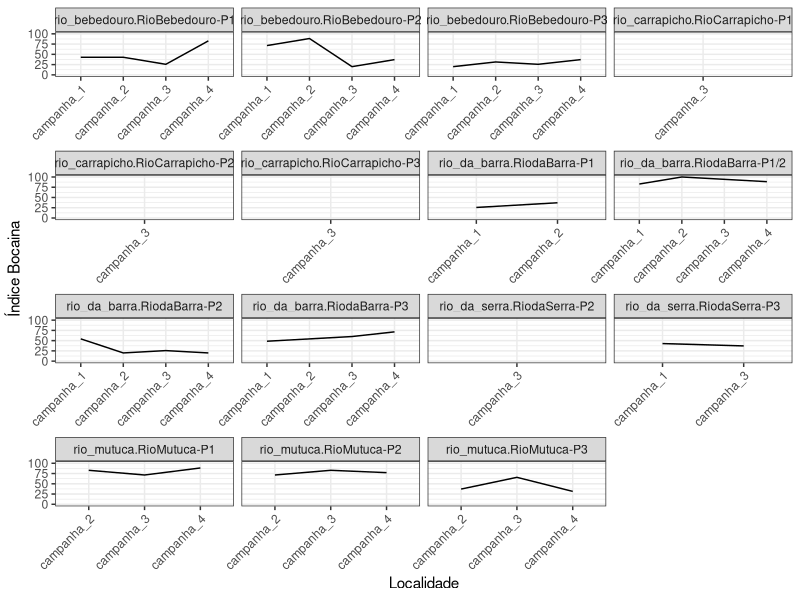
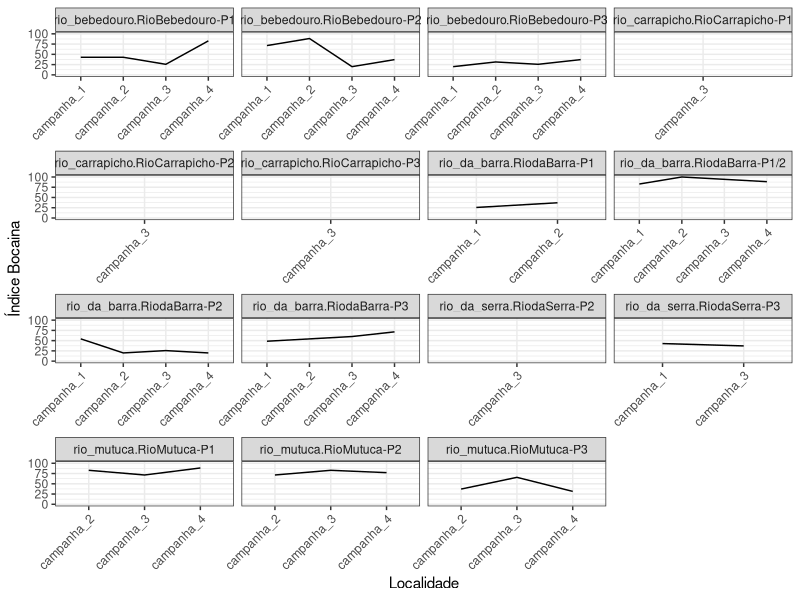

R code for these plots, in order:
library(tidyverse)



################################## Configurações ###############################
set.seed(1994)
pontos_referencia <- c("RiodaBarra-P1/2", "RioMutuca-P1")
pontos_impactado <- c("RiodaBarra-P2", "RioMutuca-P3")

metodos_de_amostragem <- c("D Net")
vetor_respostas <- c(
  "aspt", "bmwp", "razao_ept_chironomidae", "relativo_odonata", 
  "relativo_trichoptera", 
  "riqueza_familias_ephemeroptera", 
  "riqueza_familias_trichoptera")

nota_maxima <- length(vetor_respostas) * 5

# Pastas de figuras
pasta_figuras <- "figuras/indice_multimetrico"
if (!dir.exists(pasta_figuras)) {
  dir.create(pasta_figuras, recursive = TRUE)
}

# Pasta de tabelas
pasta_tabelas <- "tabelas/indice_multimetrico"
if (!dir.exists(pasta_tabelas)) {
  dir.create(pasta_tabelas, recursive = TRUE)
}

################################## Carregar dados ##############################
indices_df <- read_csv("dados/processado/matriz_indices_imaturos_piata.csv")


############################## Pre-processamento ###############################
# Adicionar coluna de impacto
indices_df <- indices_df %>%
  mutate(
    impacto = case_when(
      locality_name %in% pontos_referencia ~ "referencia",
      locality_name %in% pontos_impactado ~ "impactado",
      TRUE ~ "desconsiderado"
    )
  ) 

dados_filtrados <- indices_df %>%
  filter(impacto != "desconsiderado") %>%
  filter(method %in% metodos_de_amostragem) %>%
  mutate(
    impacto = as.factor(impacto),
    method = as.factor(method)
  )



############################### Detectando limiares ############################
estatisticas_df <- data.frame()


for (i in vetor_respostas) {
  print(paste("Analisando índice:", i))
  
  estatisticas <- dados_filtrados %>%
    filter(impacto == "referencia") %>%
    mutate(
      minimo = min(.data[[i]]),
      quartil_25 = quantile(.data[[i]], 0.25, na.rm = TRUE),
      quartil_50 = quantile(.data[[i]], 0.50, na.rm = TRUE),
      quartil_75 = quantile(.data[[i]], 0.75, na.rm = TRUE),
      maximo = max(.data[[i]]),
      metade = quartil_25 / 2
      ) %>%
    mutate(metrica = i) %>%
    select(
      metrica, quartil_25, quartil_50, quartil_75, maximo, minimo, metade
    ) %>%
    group_by(metrica) %>%
    summarise_if(is.numeric, mean, na.rm = TRUE)

  estatisticas_df <- rbind(estatisticas_df, estatisticas)
}

write_csv(
  estatisticas_df,
  file.path(pasta_tabelas, "limiares_indices_imaturos_piata.csv")
)
############################### Aplicando a taela completa #####################
statisticas_df_limpa <- estatisticas_df %>%
  select(metrica, quartil_25, metade)

indices_rebalanceados_df <- indices_df %>%
  filter(method %in% metodos_de_amostragem) %>%
  select(campanha, rio, locality_name, vetor_respostas) %>%
  pivot_longer(
    cols = all_of(vetor_respostas),
    names_to = "metrica",
    values_to = "valor"
  ) %>%
  left_join(statisticas_df_limpa, by = "metrica") %>%
  mutate(
    nota = case_when(
      valor >= quartil_25 ~ 5,
      valor >= metade & valor < quartil_25 ~ 3,
      valor < metade ~ 1,
      TRUE ~ NA_real_
    )
  ) 



giovanas_index <- indices_rebalanceados_df %>%
  group_by(campanha, rio, locality_name) %>%
  summarise(giovanas_index = sum(nota)) %>%
  ungroup() %>%
  mutate(giovanas_index_relative = giovanas_index / nota_maxima * 100)



str(giovanas_index)

# Atribuir notas


giovanas_index %>% 
  ggplot(aes(x = campanha, y = giovanas_index_relative, fill = campanha)) +
  geom_line(aes(group = 1)) +
  facet_wrap(~ interaction(rio, locality_name), scales = "free_x") +
  labs(
    x = "Localidade",
    y = "Índice Bocaina",
    fill = "Rio"
  ) +
  theme_bw() +
  theme(
    axis.text.x = element_text(angle = 45, hjust = 1)
  ) +
  ylim(0, NA)


ggsave(
  filename = file.path(
    pasta_figuras,
    "indice_giovana_imaturos_piata.png"
  ),
  width = 10,
  height = 6
)
